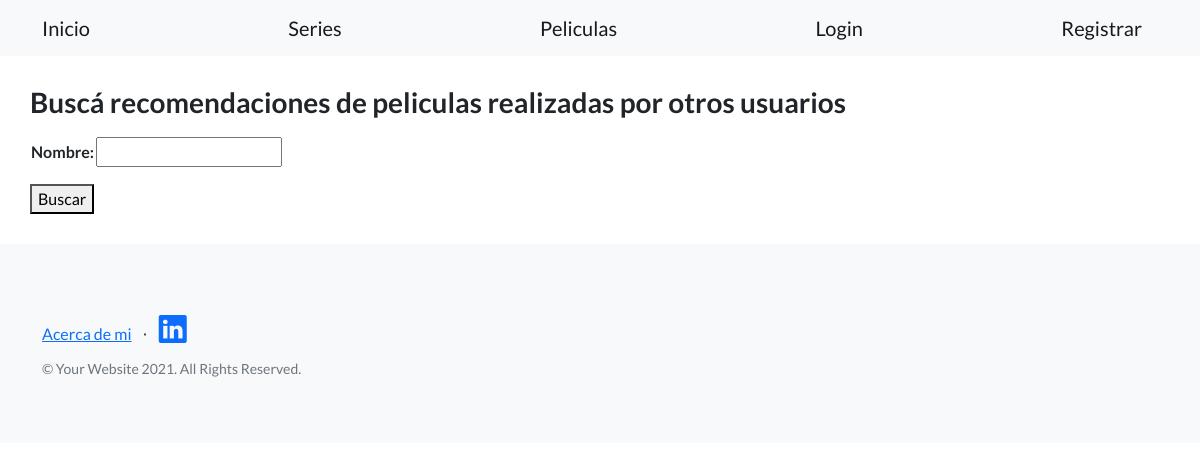
The app's page /recomendaciones/peliculas/buscar/, older data.
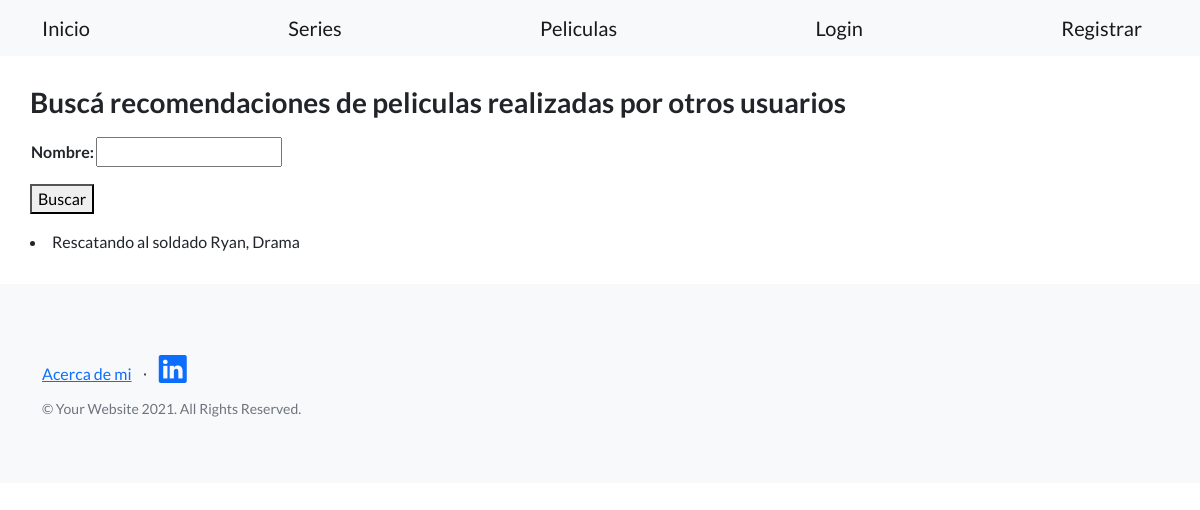
The same page, newer data.
### recomendaciones/models.py (models this page shows)
class Peliculas(models.Model):
    nombre = models.CharField(max_length=30)
    categoria = models.CharField(max_length=30)
    netflix = models.BooleanField()
    descripcion = RichTextField(blank=True, null=True)
    author = models.ForeignKey(User, on_delete=models.CASCADE)
    fecha = models.DateTimeField(default=timezone.now)
    def __str__(self):
        return f'{self.nombre}, {self.categoria}'

### recomendaciones/views.py (the view)
# urls.py: path('peliculas/buscar/', views.busqueda_peliculas, name = 'busqueda_peliculas'),
def busqueda_peliculas(request):
    nombre_a_buscar = request.GET.get('nombre', None)
    if nombre_a_buscar is not None:
        peliculas = Peliculas.objects.filter(nombre__icontains = nombre_a_buscar)
    else:
        peliculas = Peliculas.objects.all()
    form = PeliculaBusqueda()
    return render(request, 'recomendaciones/busqueda_peliculas.html', {'form': form, 'peliculas': peliculas})

### recomendaciones/forms.py
class PeliculaBusqueda(forms.Form):
    nombre = forms.CharField(max_length=30)

### recomendaciones/templates/recomendaciones/busqueda_peliculas.html (shortened to what this page needs)
{% extends 'index/index.html' %}
{% block body_block %}
<h3>Buscá recomendaciones de peliculas realizadas por otros usuarios</h3>
<form action="" method = 'get'>
    <table>
        {{form.as_table}}
    </table>
    <button>Buscar</button>
</form>
{% for pelicula in peliculas %}
    <li>{{pelicula}}</li>
{% endfor %}
{% endblock body_block %}

Row changes from the older to the newer data that the page shows:
added Peliculas: nombre+categoria "Rescatando al soldado Ryan, Drama"
